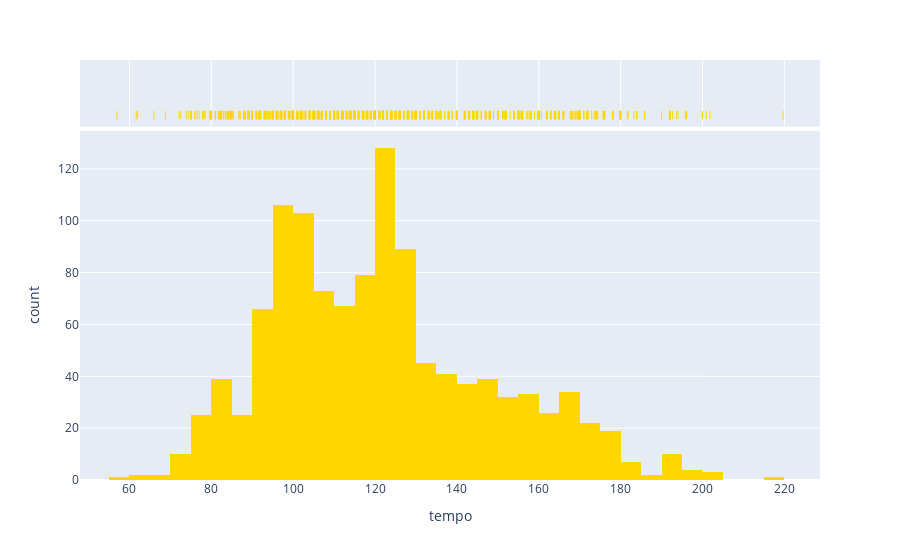

Notebook code for this chart:
### Code cell
fig = px.histogram(df, x="tempo", marginal="rug", hover_data=df.columns, color_discrete_sequence=['gold'],)
fig.show()

### Figure 1 — Plotly figure (JSON) as saved in the notebook; plotly's stock layout.template omitted (floating-point values rounded to 4 significant figures; data arrays with more than 128 entries replaced by an {"elided": "..."} marker saying what was removed)
{"data": [{"alignmentgroup": "True", "bingroup": "x", "hovertemplate": "tempo=%{x}<br>count=%{y}<extra></extra>", "legendgroup": "", "marker": {"color": "gold", "pattern": {"shape": ""}}, "name": "", "offsetgroup": "", "orientation": "v", "showlegend": false, "type": "histogram", "x": {"elided": "1170 float values"}, "xaxis": "x", "yaxis": "y"}, {"alignmentgroup": "True", "boxpoints": "all", "customdata": {"elided": "1170x17 mixed values"}, "fillcolor": "rgba(255,255,255,0)", "hoveron": "points", "hovertemplate": "tempo=%{x}<br>name=%{customdata[0]}<br>artist=%{customdata[1]}<br>year_added=%{customdata[2]}<br>danceability=%{customdata[3]}<br>energy=%{customdata[4]}<br>key=%{customdata[5]}<br>loudness=%{customdata[6]}<br>mode=%{customdata[7]}<br>speechiness=%{customdata[8]}<br>acousticness=%{customdata[9]}<br>instrumentalness=%{customdata[10]}<br>liveness=%{customdata[11]}<br>valence=%{customdata[12]}<br>duration_ms=%{customdata[13]}<br>time_signature=%{customdata[14]}<br>uri=%{customdata[15]}<br>added_at=%{customdata[16]}<extra></extra>", "jitter": 0, "legendgroup": "", "line": {"color": "rgba(255,255,255,0)"}, "marker": {"color": "gold", "symbol": "line-ns-open"}, "name": "", "offsetgroup": "", "showlegend": false, "type": "box", "x": {"elided": "1170 float values"}, "xaxis": "x2", "yaxis": "y2"}], "layout": {"barmode": "relative", "legend": {"tracegroupgap": 0}, "margin": {"t": 60}, "xaxis": {"anchor": "y", "domain": [0, 1], "title": {"text": "tempo"}}, "xaxis2": {"anchor": "y2", "domain": [0, 1], "matches": "x", "showgrid": true, "showticklabels": false}, "yaxis": {"anchor": "x", "domain": [0, 0.8316], "title": {"text": "count"}}, "yaxis2": {"anchor": "x2", "domain": [0.8416, 1], "matches": "y2", "showgrid": false, "showline": false, "showticklabels": false, "ticks": ""}}}
